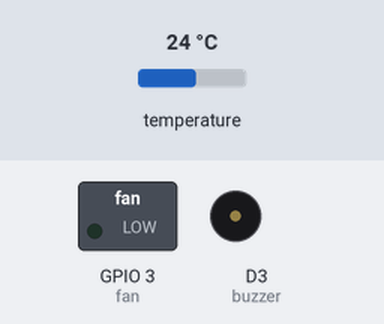
Recording of a sketch running on a simulated ESP8266 (NodeMCU). On the bench: switched loads named in the sketch (green lamp = pin HIGH), buzzer (waves = sounding). The inputs (shaded band) are chosen by the test bench; at power-on: temperature 24 °C. What the sketch prints to the serial monitor is not drawn.

Above: at 1.5 s.
1.6 s: temperature set to 41 °C
At 3.66 s:
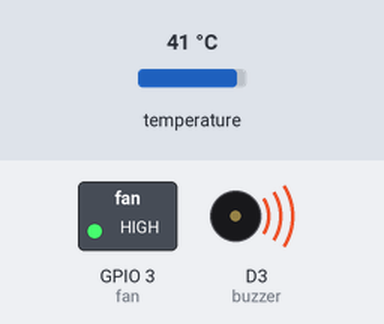
At 4.3 s:
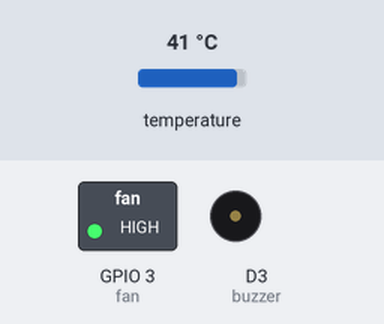
6.3 s: temperature set to 35.4 °C
8.1 s: temperature set to 34.6 °C
At 8.9 s:
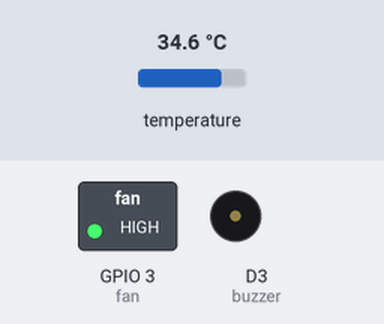
Timing chart, 0 to 11.1 s (numbered marks = the images above; inputs shaded):
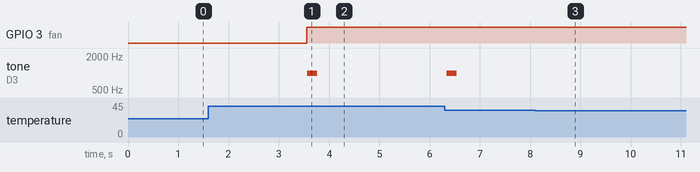

The sketch:

ds18b20.ino
```cpp
#include <OneWire.h>
#include <DallasTemperature.h>
#include <Wire.h>
#include "MAX30100_PulseOximeter.h"

// Data wire is plugged into digital pin 2 on the Arduino
#define ONE_WIRE_BUS 2  //D4

//Initializing the buzzer at D3
int buzzer = D3;

//Initializing fan
uint8_t fan = 3;  //Rx pin (GPIO3)(green wire)

// Setup a oneWire instance to communicate with any OneWire device
OneWire oneWire(ONE_WIRE_BUS);

// Pass oneWire reference to DallasTemperature library
DallasTemperature sensors(&oneWire);

void setup(void)
{
  sensors.begin();  // Start up the library
  pinMode(buzzer,OUTPUT);  //Set D3 as output for buzzer
  pinMode(fan,OUTPUT);
  analogWrite(fan,0);
  Serial.begin(9600);
}

float temp;
void loop(void)
{
  // Send the command to get temperatures
  sensors.requestTemperatures();

  //print the temperature in Celsius
  Serial.print("Temperature: ");
  temp = sensors.getTempCByIndex(0);
  Serial.print(temp);
  Serial.print((char)176);//shows degrees character
  Serial.print("C  |  ");
  analogWrite(fan,int((temp-33.0)*256.0));
  Serial.print(int((temp-33.0)*256.0));

  //print the temperature in Fahrenheit
  Serial.print((sensors.getTempCByIndex(0) * 9.0) / 5.0 + 32.0);
  Serial.print((char)176);//shows degrees character
  Serial.println("F");

  if(temp>35){
    tone(buzzer,1000,200);
  }

  delay(2000);

}
```

Measured:
- after the input at 1.6 s, GPIO 3 (fan): LOW → HIGH after 2.0 s; tone on D3 (buzzer): silent → 1000 Hz after 2.0 s, → silent 0.20 s later
- after the input at 8.1 s, tone on D3 (buzzer): stops changing and stays silent
